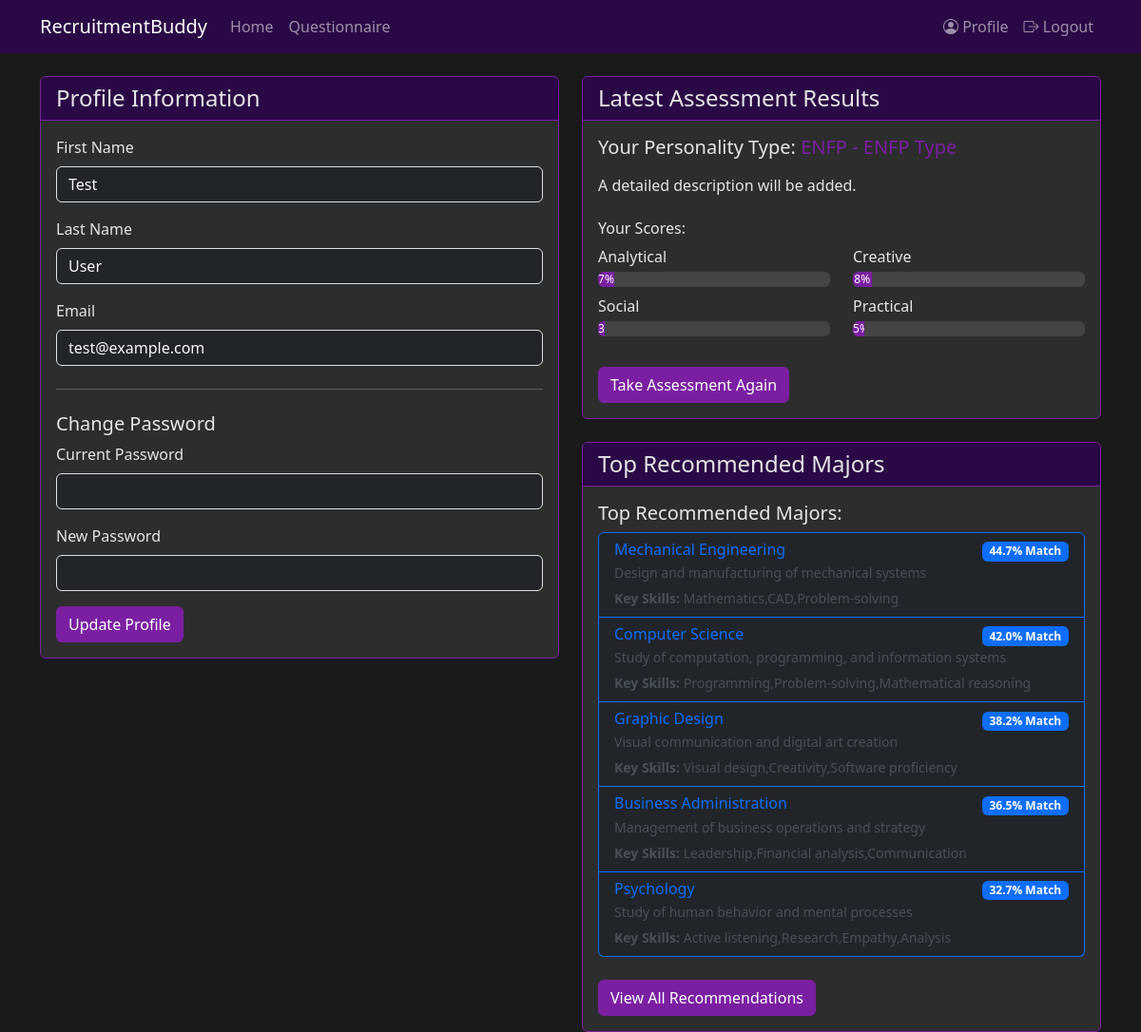
Screenshot of /profile (signed in) with the database file from the repository.
### tables this page shows
CREATE TABLE users (
    id INTEGER PRIMARY KEY AUTOINCREMENT,
    first_name TEXT NOT NULL,
    last_name TEXT NOT NULL,
    email TEXT UNIQUE NOT NULL,
    password TEXT NOT NULL,
    created_at TIMESTAMP DEFAULT CURRENT_TIMESTAMP
);

CREATE TABLE personality_types (
    id INTEGER PRIMARY KEY AUTOINCREMENT,
    code TEXT NOT NULL,         -- e.g., 'INTJ', 'ENFP'
    name TEXT NOT NULL,         -- e.g., 'Architect', 'Campaigner'
    description TEXT,
    strengths TEXT,
    weaknesses TEXT
);

CREATE TABLE questionnaire_responses (
    id INTEGER PRIMARY KEY AUTOINCREMENT,
    user_id INTEGER NOT NULL,
    timestamp DATETIME DEFAULT CURRENT_TIMESTAMP,
    analytical_score FLOAT,     -- Score for analytical dimension (1-5)
    creative_score FLOAT,       -- Score for creative dimension (1-5)
    social_score FLOAT,         -- Score for social dimension (1-5)
    practical_score FLOAT,      -- Score for practical dimension (1-5)
    personality_type_id INTEGER, -- Reference to determined personality type
    raw_responses TEXT,         -- JSON of all question responses
    FOREIGN KEY (user_id) REFERENCES users(id),
    FOREIGN KEY (personality_type_id) REFERENCES personality_types(id)
);

CREATE TABLE major_recommendations (
    id INTEGER PRIMARY KEY AUTOINCREMENT,
    response_id INTEGER,
    major_id INTEGER,
    match_score FLOAT,          -- Overall match score (0-1)
    analytical_match FLOAT,     -- Match score for analytical dimension (0-1)
    creative_match FLOAT,       -- Match score for creative dimension (0-1)
    social_match FLOAT,         -- Match score for social dimension (0-1)
    technical_match FLOAT,      -- Match score for technical dimension (0-1)
    personality_match FLOAT,    -- Match score based on personality type (0-1)
    recommendation_explanation TEXT,
    FOREIGN KEY (response_id) REFERENCES questionnaire_responses(id),
    FOREIGN KEY (major_id) REFERENCES majors(id)
);

CREATE TABLE majors (
    id INTEGER PRIMARY KEY AUTOINCREMENT,
    name TEXT NOT NULL,
    description TEXT NOT NULL,
    careers TEXT NOT NULL,
    skills TEXT NOT NULL,
    analytical_weight REAL NOT NULL,
    creative_weight REAL NOT NULL,
    social_weight REAL NOT NULL,
    technical_weight REAL NOT NULL
);

### app.py (the view)
@app.route('/profile')
@login_required
def profile():
    db = get_db()
    cursor = db.cursor()
    cursor.execute('SELECT * FROM users WHERE id = ?', (session['user_id'],))
    user = cursor.fetchone()
    cursor.execute('''
        SELECT q.*, p.code as personality_type, p.name as personality_name, p.description as personality_description
        FROM questionnaire_responses q
        LEFT JOIN personality_types p ON q.personality_type_id = p.id
        WHERE q.user_id = ?
        ORDER BY q.timestamp DESC
        LIMIT 1
    ''', (session['user_id'],))
    latest_response = cursor.fetchone()
    recommended_majors = []
    if latest_response:
        cursor.execute('''
            SELECT m.*, mr.match_score
            FROM major_recommendations mr
            JOIN majors m ON mr.major_id = m.id
            WHERE mr.response_id = ?
            ORDER BY mr.match_score DESC
            LIMIT 5
        ''', (latest_response['id'],))
        recommended_majors = cursor.fetchall()
    return render_template('profile.html',
                         user=user,
                         latest_response=latest_response,
                         recommended_majors=recommended_majors)

### app.py (called while the page is built)
def get_db():
    if 'db' not in g:
        try:
            db_path = Path(app.config['DATABASE']).resolve()
            print(f"Connecting to database at: {db_path}")
            g.db = sqlite3.connect(str(db_path))
            g.db.row_factory = sqlite3.Row
            print("Database connection successful")
        except Exception as e:
            print(f"Database connection error: {e}")
            raise
    return g.db

def login_required(f):
    @wraps(f)
    def decorated_function(*args, **kwargs):
        if 'user_id' not in session:
            flash('Please log in to access this page.', 'error')
            return redirect(url_for('login'))
        return f(*args, **kwargs)
    return decorated_function

@app.before_request
def debug_session():
    print("\n=== Session Debug ===")
    print("Session data:", dict(session))
    print("Request path:", request.path)
    print("Request method:", request.method)
    if request.method == 'POST':
        print("Form data:", dict(request.form))

### templates/profile.html (shortened to what this page needs)
{% extends "base.html" %}
{% block content %}
<div class="row">
    <div class="col-md-6 mb-4">
        <div class="card">
            <div class="card-header">
                <h4 class="mb-0">Profile Information</h4>
            </div>
            <div class="card-body">
                <form action="{{ url_for('update_profile') }}" method="post">
                    <div class="mb-3">
                        <label for="first_name" class="form-label">First Name</label>
                        <input type="text" class="form-control bg-dark text-light" id="first_name" name="first_name" value="{{ user.first_name }}" required>
                    </div>
                    <div class="mb-3">
                        <label for="last_name" class="form-label">Last Name</label>
                        <input type="text" class="form-control bg-dark text-light" id="last_name" name="last_name" value="{{ user.last_name }}" required>
                    </div>
                    <div class="mb-3">
                        <label for="email" class="form-label">Email</label>
                        <input type="email" class="form-control bg-dark text-light" id="email" name="email" value="{{ user.email }}" required>
                    </div>
                    <hr class="my-4">
                    <h5>Change Password</h5>
                    <div class="mb-3">
                        <label for="current_password" class="form-label">Current Password</label>
                        <input type="password" class="form-control bg-dark text-light" id="current_password" name="current_password">
                    </div>
                    <div class="mb-3">
                        <label for="new_password" class="form-label">New Password</label>
                        <input type="password" class="form-control bg-dark text-light" id="new_password" name="new_password">
                    </div>
                    <button type="submit" class="btn btn-primary">Update Profile</button>
                </form>
            </div>
        </div>
    </div>
    <div class="col-md-6">
        {% if latest_response %}
        <div class="card mb-4">
            <div class="card-header">
                <h4 class="mb-0">Latest Assessment Results</h4>
            </div>
            <div class="card-body">
                <h5 class="mb-3">Your Personality Type: <span class="accent-text">{{ latest_response.personality_type }} - {{ latest_response.personality_name }}</span></h5>
                {% if latest_response.personality_description %}
                <p class="mb-4">{{ latest_response.personality_description }}</p>
                {% endif %}
                <div class="mb-4">
                    <h6>Your Scores:</h6>
                    <div class="row">
                        <div class="col-sm-6 mb-2">
                            <label class="d-block mb-1">Analytical</label>
                            <div class="progress">
                                <div class="progress-bar" role="progressbar" style="width: {{ latest_response.analytical_score }}%" aria-valuenow="{{ latest_response.analytical_score }}" aria-valuemin="0" aria-valuemax="100">{{ "%.0f"|format(latest_response.analytical_score) }}%</div>
                            </div>
                        </div>
                        <div class="col-sm-6 mb-2">
                            <label class="d-block mb-1">Creative</label>
                            <div class="progress">
                                <div class="progress-bar" role="progressbar" style="width: {{ latest_response.creative_score }}%" aria-valuenow="{{ latest_response.creative_score }}" aria-valuemin="0" aria-valuemax="100">{{ "%.0f"|format(latest_response.creative_score) }}%</div>
                            </div>
                        </div>
                        <div class="col-sm-6 mb-2">
                            <label class="d-block mb-1">Social</label>
                            <div class="progress">
                                <div class="progress-bar" role="progressbar" style="width: {{ latest_response.social_score }}%" aria-valuenow="{{ latest_response.social_score }}" aria-valuemin="0" aria-valuemax="100">{{ "%.0f"|format(latest_response.social_score) }}%</div>
                            </div>
                        </div>
                        <div class="col-sm-6 mb-2">
                            <label class="d-block mb-1">Practical</label>
                            <div class="progress">
                                <div class="progress-bar" role="progressbar" style="width: {{ latest_response.practical_score }}%" aria-valuenow="{{ latest_response.practical_score }}" aria-valuemin="0" aria-valuemax="100">{{ "%.0f"|format(latest_response.practical_score) }}%</div>
                            </div>
                        </div>
                    </div>
                </div>
                <a href="{{ url_for('questionnaire') }}" class="btn btn-primary">Take Assessment Again</a>
            </div>
        </div>
        {% if recommended_majors %}
        <div class="card">
            <div class="card-header">
                <h4 class="mb-0">Top Recommended Majors</h4>
            </div>
            <div class="card-body">
                <div class="mb-4">
                    <h5>Top Recommended Majors:</h5>
                    <div class="list-group">
                        {% for major in recommended_majors %}
                        <div class="list-group-item bg-dark border-primary">
                            <div class="d-flex justify-content-between align-items-center">
                                <h6 class="mb-1 text-primary">{{ major.name }}</h6>
                                <span class="badge bg-primary">{{ "%.1f"|format(major.match_score) }}% Match</span>
                            </div>
                            <p class="mb-1 small text-light-emphasis">{{ major.description }}</p>
                            <small class="text-light-emphasis">
                                <strong>Key Skills:</strong> {{ major.skills }}
                            </small>
                        </div>
                        {% endfor %}
                    </div>
                </div>
                <div class="mt-3">
                    <a href="{{ url_for('recommendations') }}" class="btn btn-primary">View All Recommendations</a>
                </div>
            </div>
        </div>
        {% endif %}
        {% endif %}
    </div>
</div>
{% endblock %}

### templates/base.html (shortened to what this page needs)
<!DOCTYPE html>
<html lang="en">
<head>
    <link href="https://cdn.jsdelivr.net/npm/bootstrap@5.3.0/dist/css/bootstrap.min.css" rel="stylesheet">
    <link href="https://cdn.jsdelivr.net/npm/bootstrap-icons@1.11.3/font/bootstrap-icons.css" rel="stylesheet">
</head>
<body>
    <nav class="navbar navbar-expand-lg navbar-dark mb-4">
        <div class="container">
            <a class="navbar-brand" href="/">RecruitmentBuddy</a>
            <div class="collapse navbar-collapse" id="navbarNav">
                <ul class="navbar-nav">
                    <li class="nav-item">
                        <a class="nav-link" href="/">Home</a>
                    </li>
                    <li class="nav-item">
                        <a class="nav-link" href="/questionnaire">Questionnaire</a>
                    </li>
                </ul>
                <ul class="navbar-nav ms-auto">
                    {% if session.user_id %}
                        <li class="nav-item">
                            <a class="nav-link" href="{{ url_for('profile') }}">
                                <i class="bi bi-person-circle"></i> Profile
                            </a>
                        </li>
                        <li class="nav-item">
                            <a class="nav-link" href="{{ url_for('logout') }}">
                                <i class="bi bi-box-arrow-right"></i> Logout
                            </a>
                        </li>
                    {% endif %}
                </ul>
            </div>
        </div>
    </nav>
    <div class="container">
        {% block content %}{% endblock %}
    </div>
</body>
</html>

### templates/base.html (style rules this page uses)
:root { --primary-color: #2a0845; --secondary-color: #4a148c; --accent-color: #7b1fa2; --text-color: #e6e6e6; }
body { background-color: #1a1a1a; color: var(--text-color); }
.navbar { background-color: var(--primary-color); }
.btn-primary { background-color: var(--accent-color); border-color: var(--accent-color); }
.card { background-color: #2d2d2d; border-color: var(--accent-color); color: var(--text-color); }
.card-header { background-color: var(--primary-color); color: var(--text-color); border-bottom: 1px solid var(--accent-color); }
.form-label { color: var(--text-color); }
.accent-text { color: var(--accent-color); }
.progress { background-color: #444; }
.progress-bar { background-color: var(--accent-color); }
.badge { background-color: var(--accent-color); }

### rows the page displays
users: first_name "Test", last_name "User", email "test@example.com"
personality_types: personality_type "ENFP", personality_name "ENFP Type", personality_description "A detailed description will be added."
questionnaire_responses: analytical_score "7", creative_score "8", social_score "3", practical_score "5"
major_recommendations: name "Mechanical Engineering", match_score "44.7", description "Design and manufacturing of mechanical systems", skills "Mathematics,CAD,Problem-solving"
major_recommendations: name "Computer Science", match_score "42.0", description "Study of computation, programming, and information systems", skills "Programming,Problem-solving,Mathematical reasoning"
major_recommendations: name "Graphic Design", match_score "38.2", description "Visual communication and digital art creation", skills "Visual design,Creativity,Software proficiency"
major_recommendations: name "Business Administration", match_score "36.5", description "Management of business operations and strategy", skills "Leadership,Financial analysis,Communication"
major_recommendations: name "Psychology", match_score "32.7", description "Study of human behavior and mental processes", skills "Active listening,Research,Empathy,Analysis"
